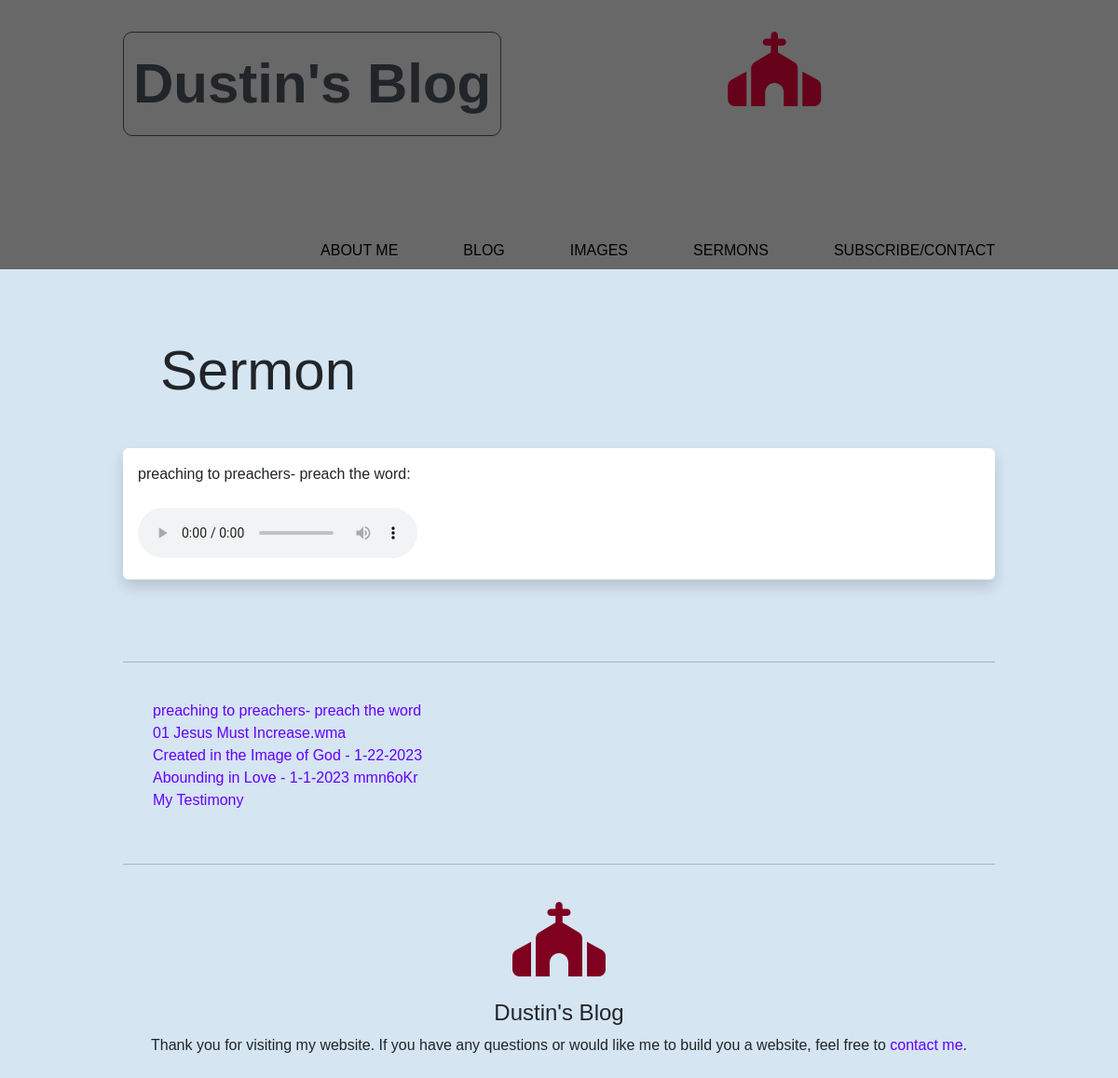
/sermons/5, run on the app's committed database.
### website/models.py (models this page shows)
class Sermons(db.Model):
    id = db.Column(db.Integer, primary_key=True)
    name = db.Column(db.String(200), nullable=False)
    date_created = db.Column(db.DateTime, default=datetime.now(timezone.utc))

### website/views.py (the view)
@views.route('/sermons/<int:id>')
def sermon(id):
    sermon = Sermons.query.get_or_404(id)
    sermon_list = Sermons.query.order_by(desc(Sermons.id))
    return render_template('sermon.html', sermon=sermon, sermon_list=sermon_list)

### website/templates/sermon.html
{% extends 'base.html' %} {% block title %}{{title}}{% endblock %} {% block content %}
<h1 id="pageHeader">Sermon</h1>
    <div id="singleSermon" class="container container-sm shadow p-3 mb-5 bg-body rounded">
        {{ sermon.name.replace('_', ' ').replace('.mp3', '') }}: <br><br>
    <audio controls src="{{ url_for('static', filename='sermon/' + sermon.name) }}"></audio>
    </div>
<br><hr><br>
<ul style="list-style-type: none;" id="sermonList">
    {% for sermon in sermon_list %}
    <li class="list-group-item" id="sermon">
        <a href="{{ url_for('views.sermon', id=sermon.id) }}" id="sermons">
        {{ sermon.name.replace('_', ' ').replace('.mp3', '') }}</a> <br>
    </li>
    {% endfor %}
</ul>
{% endblock %}

### website/static/css/blog1.css (style rules this page uses)
html { background: #D5E5F2; background-repeat: no-repeat; background-position: center; background-size: cover; background-attachment: fixed; margin: 0px; font-family: 'Arial', 'Times New Roman', sans-serif; font-weight: 300; }
body { background: #D5E5F2; background-repeat: no-repeat; background-position: center; background-size: cover; background-attachment: fixed; margin: 0px; font-family: 'Arial', 'Times New Roman', sans-serif; font-weight: 300; }
.container { width: 80%; margin-left: 0% auto; }
hr { padding: 0px; }
a { text-decoration: none; }
h1 { padding-top: 25px; padding-left: 40px; }
ul { list-style-type: none; }
#pageHeader { font-size: 60px; margin-bottom: 5%; }
#singleSermon { width: auto; height: auto; }
#sermons { color: #6400FF }

### data on the page
Sermons: name.replace "preaching to preachers- preach the word"
Sermons: name.replace "01 Jesus Must Increase.wma"
Sermons: name.replace "Created in the Image of God - 1-22-2023"
Sermons: name.replace "Abounding in Love - 1-1-2023 mmn6oKr"
Sermons: name.replace "My Testimony"
